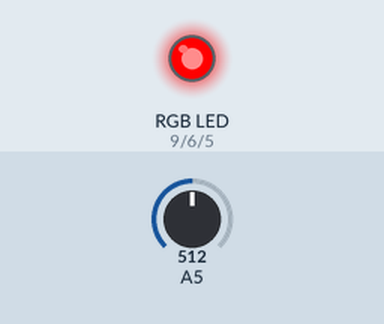
Bench run of a sketch on a simulated Arduino Uno, built with avr-gcc and run on an emulated ATmega328P. Parts: an RGB LED mixed from three pins (HIGH = lit). Inputs (shaded band) come from the test bench; at power-on: A5 = 512. Dim RGB values are drawn brighter than linear; random numbers use the default seed unless the sketch sets one.

Above: at 4.8 s.
4.9 s: A5 set to 716
At 5.8 s:
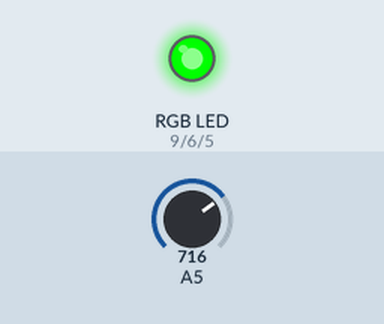
14.2 s: A5 set to 900
At 15.8 s:
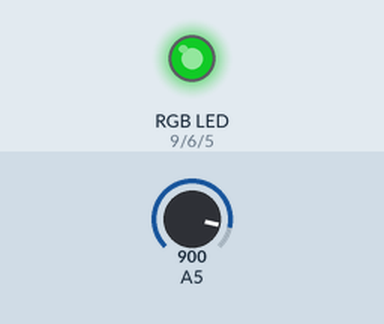
23.5 s: A5 set to 1023
At 26.8 s:
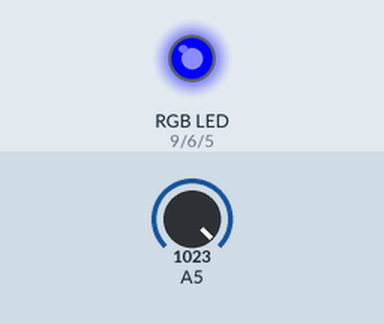
32.5 s: A5 set to 511
40.5 s: A5 set to 306
Timing chart, 0 to 49.5 s (numbered marks = the images above; inputs shaded):
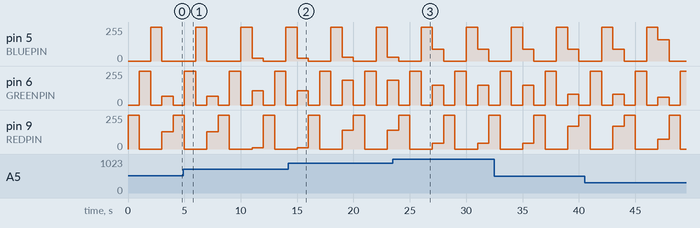

The sketch:

ArdLab03RGBLED.ino
```cpp
/**
 * Name:
 *
 * Date:      Period:
 *
 * Lab: ArdLab03RGBLED
 *
 * Description: This is the basic setup for controlling an
 *              RGB LED.  You can make any color with RGB.
 *
 *              Note that if you followed the wiring diagram
 *              from the slide deck, the colors blink in the
 *              wrong order, find the bug and fix it.
 *
 *              Re-wire this circuit and Refactor the code
 *              so that  3 potentiometers to control the
 *              Red Green and Blue values for the LED.
 *
 *              You need to ensure that the rgbLed() function
 *              is only given values from 0 to 255.  The
 *              potentiometer's range does not match up.
 *              There is a function called map() that will
 *              be helpful, documentation can be found at:
 *              https://www.arduino.cc/en/Reference/Map
 *
 */

//Global Variables (or constants) that specify which pins are used for the LED
//Constants are usually in all CAPS
const int REDPIN = 9, GREENPIN = 6, BLUEPIN = 5;
const int REDPOTPIN = A0;

//create variables to hold the analog value read from the pot
int redPotValue;
int redOutput;

void setup(){
  //initialize the 3 pins as OUTPUT
  pinMode(REDPIN, OUTPUT);    //red 0-255
  pinMode(GREENPIN, OUTPUT);  //green 0-255
  pinMode(BLUEPIN, OUTPUT);   //blue 0-255

  Serial.begin(9600);

}

void loop() {

  // -------------- RGB Blink Section -------------
  // if analog input pin 5 is unconnected, random analog
  // noise will cause the call to randomSeed() to generate
  // different seed numbers each time the sketch runs.
  // randomSeed() will then shuffle the random function.
  randomSeed(analogRead(5));

  //Run a series of colors through the rgbLED at startup
  //this will tell you that it is on (uncomment below to enable)
  rgbLed(255,0,0);  //red
  delay(1000);      //for one second

  // random(min, max) would return an integer between min (inclusive) and max (exclusive)
  // random(10, 20) returns an int between 10 and 19

  rgbLed(0,255,0);  //green
  delay(1000);      //for one second

  rgbLed(0,0,255);  //blue
  delay(1000);      //for one second

  // random(256) returns a random integer between 0 and 255
  rgbLed(random(256), random(256), random(256));  //PsuedoRandom color

  delay(1000);      //for one second
  //----------------------------------------------


//  //*************************************
//  //read the analog value on the potentiometer
//  redPotValue = analogRead(REDPOTPIN);
//  redOutput = map(redPotValue, 0, 1023, 0, 255);
//
//  //print the potvalue to the serial monitor
//  Serial.print(redPotValue);
//  Serial.print("\t");
//  Serial.println(redOutput);
//
//  //use the pot value to power the red pin of the LED
//  rgbLed(redOutput, 0, 0);
//  //*************************************


  //TODO: 1) Connect 2 more potentiometers 1 for blue and one for green
  //Then write the code to control the blue and green values with
  //the potentiometers.

}

/**
 * This method accepts 3 input values ranging from 0 - 255
 * it then displays the RGB color with the LED
 * Note: This method is specific to this program and uses
 * specific global variables, constants actually (not only local variables)
 */
void rgbLed(int red, int green, int blue){
  analogWrite(REDPIN,red);
  analogWrite(GREENPIN, green);
  analogWrite(BLUEPIN, blue);
}
```
